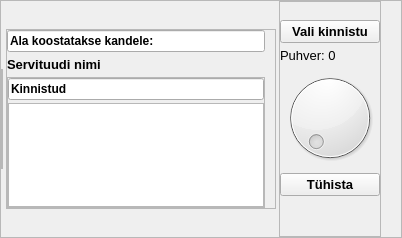
          <widget class="QFrame" name="fSelectedItem">
           <property name="frameShape">
            <enum>QFrame::StyledPanel</enum>
           </property>
           <property name="frameShadow">
            <enum>QFrame::Raised</enum>
           </property>
           <layout class="QHBoxLayout" name="horizontalLayout_3">
            <property name="spacing">
             <number>3</number>
            </property>
            <property name="leftMargin">
             <number>0</number>
            </property>
            <property name="topMargin">
             <number>0</number>
            </property>
            <property name="rightMargin">
             <number>20</number>
            </property>
            <property name="bottomMargin">
             <number>0</number>
            </property>
            <item>
             <widget class="QFrame" name="fItemSelections">
              <property name="minimumSize">
               <size>
                <width>0</width>
                <height>100</height>
               </size>
              </property>
              <property name="maximumSize">
               <size>
                <width>16777215</width>
                <height>100</height>
               </size>
              </property>
              <property name="frameShape">
               <enum>QFrame::StyledPanel</enum>
              </property>
              <property name="frameShadow">
               <enum>QFrame::Raised</enum>
              </property>
              <layout class="QHBoxLayout" name="horizontalLayout_5">
               <property name="spacing">
                <number>5</number>
               </property>
               <property name="leftMargin">
                <number>0</number>
               </property>
               <property name="topMargin">
                <number>0</number>
               </property>
               <property name="rightMargin">
                <number>0</number>
               </property>
               <property name="bottomMargin">
                <number>0</number>
               </property>
              </layout>
             </widget>
            </item>
            <item>
             <widget class="QFrame" name="frame_3">
              <property name="minimumSize">
               <size>
                <width>0</width>
                <height>180</height>
               </size>
              </property>
              <property name="maximumSize">
               <size>
                <width>16777215</width>
                <height>180</height>
               </size>
              </property>
              <property name="frameShape">
               <enum>QFrame::StyledPanel</enum>
              </property>
              <property name="frameShadow">
               <enum>QFrame::Raised</enum>
              </property>
              <layout class="QVBoxLayout" name="verticalLayout_11">
               <property name="spacing">
                <number>5</number>
               </property>
               <property name="leftMargin">
                <number>0</number>
               </property>
               <property name="topMargin">
                <number>0</number>
               </property>
               <property name="rightMargin">
                <number>10</number>
               </property>
               <property name="bottomMargin">
                <number>0</number>
               </property>
               <item>
                <widget class="QLineEdit" name="leInfo">
                 <property name="font">
                  <font>
                   <pointsize>9</pointsize>
                   <weight>75</weight>
                   <bold>true</bold>
                   <kerning>true</kerning>
                  </font>
                 </property>
                 <property name="text">
                  <string>Ala koostatakse kandele:</string>
                 </property>
                 <property name="readOnly">
                  <bool>true</bool>
                 </property>
                </widget>
               </item>
               <item>
                <widget class="QLabel" name="lSelectedEasment">
                 <property name="font">
                  <font>
                   <pointsize>10</pointsize>
                   <weight>75</weight>
                   <bold>true</bold>
                  </font>
                 </property>
                 <property name="text">
                  <string>Servituudi nimi</string>
                 </property>
                </widget>
               </item>
               <item>
                <widget class="QFrame" name="frame">
                 <property name="frameShape">
                  <enum>QFrame::StyledPanel</enum>
                 </property>
                 <property name="frameShadow">
                  <enum>QFrame::Raised</enum>
                 </property>
                 <layout class="QVBoxLayout" name="verticalLayout_5">
                  <property name="spacing">
                   <number>3</number>
                  </property>
                  <property name="leftMargin">
                   <number>0</number>
                  </property>
                  <property name="topMargin">
                   <number>0</number>
                  </property>
                  <property name="rightMargin">
                   <number>0</number>
                  </property>
                  <property name="bottomMargin">
                   <number>0</number>
                  </property>
                  <item>
                   <widget class="QLineEdit" name="leSelectedProperties">
                    <property name="font">
                     <font>
                      <pointsize>9</pointsize>
                      <weight>75</weight>
                      <bold>true</bold>
                      <kerning>true</kerning>
                     </font>
                    </property>
                    <property name="text">
                     <string>Kinnistud</string>
                    </property>
                    <property name="readOnly">
                     <bool>true</bool>
                    </property>
                   </widget>
                  </item>
                  <item>
                   <widget class="QTableView" name="tvProperties"/>
                  </item>
                 </layout>
                </widget>
               </item>
              </layout>
             </widget>
            </item>
            <item>
             <widget class="QFrame" name="frame_6">
              <property name="frameShape">
               <enum>QFrame::StyledPanel</enum>
              </property>
              <property name="frameShadow">
               <enum>QFrame::Raised</enum>
              </property>
              <layout class="QVBoxLayout" name="verticalLayout">
               <property name="spacing">
                <number>5</number>
               </property>
               <property name="leftMargin">
                <number>0</number>
               </property>
               <property name="topMargin">
                <number>18</number>
               </property>
               <property name="rightMargin">
                <number>0</number>
               </property>
               <property name="bottomMargin">
                <number>0</number>
               </property>
               <item>
                <widget class="QPushButton" name="pbValiKinnistu">
                 <property name="font">
                  <font>
                   <pointsize>10</pointsize>
                   <weight>75</weight>
                   <bold>true</bold>
                  </font>
                 </property>
                 <property name="text">
                  <string>Vali kinnistu</string>
                 </property>
                 <property name="icon">
                  <iconset>
                   <normaloff>../../../icons/iconoir--map-pin-plus_asukoht.svg</normaloff>../../../icons/iconoir--map-pin-plus_asukoht.svg</iconset>
                 </property>
                 <property name="iconSize">
                  <size>
                   <width>18</width>
                   <height>18</height>
                  </size>
                 </property>
                </widget>
               </item>
               <item>
                <widget class="QLabel" name="label">
                 <property name="font">
                  <font>
                   <pointsize>10</pointsize>
                  </font>
                 </property>
                 <property name="text">
                  <string>Puhver: 0</string>
                 </property>
                </widget>
               </item>
               <item>
                <widget class="QDial" name="dPuhvriSuurus">
                 <property name="sizePolicy">
                  <sizepolicy hsizetype="Fixed" vsizetype="Fixed">
                   <horstretch>0</horstretch>
                   <verstretch>0</verstretch>
                  </sizepolicy>
                 </property>
                </widget>
               </item>
               <item>
                <widget class="QPushButton" name="pbClearCadastrals">
                 <property name="font">
                  <font>
                   <pointsize>10</pointsize>
                   <weight>75</weight>
                   <bold>true</bold>
                  </font>
                 </property>
                 <property name="styleSheet">
                  <string notr="true"/>
                 </property>
                 <property name="text">
                  <string>Tühista</string>
                 </property>
                 <property name="icon">
                  <iconset>
                   <normaloff>../../../icons/Icons_hele/x-circle.svg</normaloff>../../../icons/Icons_hele/x-circle.svg</iconset>
                 </property>
                 <property name="iconSize">
                  <size>
                   <width>16</width>
                   <height>16</height>
                  </size>
                 </property>
                </widget>
               </item>
               <item>
                <spacer name="verticalSpacer_3">
                 <property name="orientation">
                  <enum>Qt::Vertical</enum>
                 </property>
                 <property name="sizeHint" stdset="0">
                  <size>
                   <width>20</width>
                   <height>40</height>
                  </size>
                 </property>
                </spacer>
               </item>
              </layout>
             </widget>
            </item>
           </layout>
          </widget>
